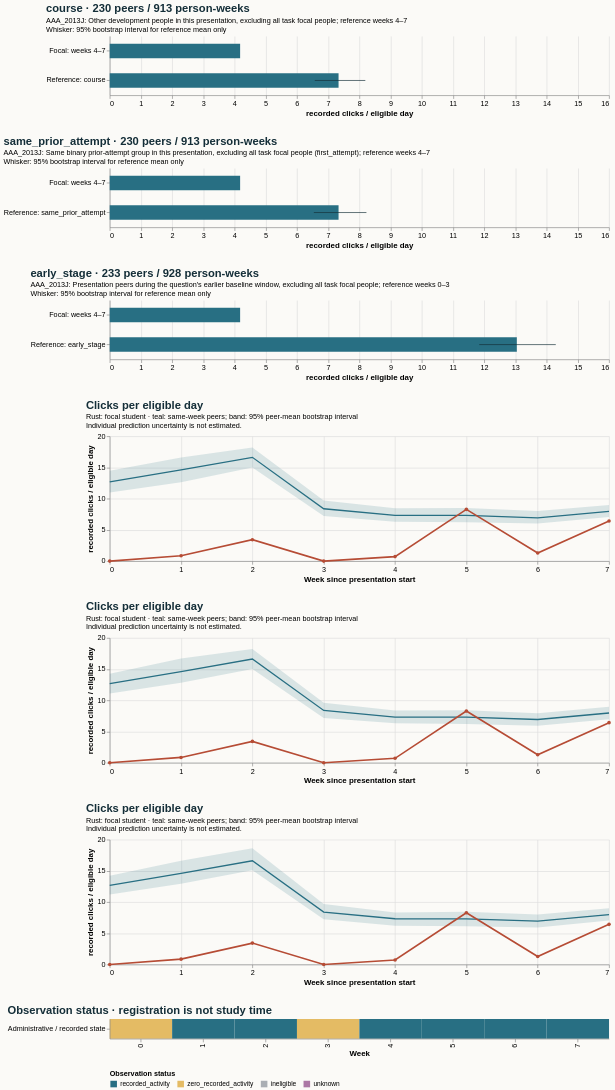

Specify this chart in Vega-Lite:
### Vega-Lite specification from a JSON file in a GitHub repository (floating-point values rounded to 4 significant figures)
{"$schema": "https://vega.github.io/schema/vega-lite/v5.20.1.json", "config": {"axis": {"labelFontSize": 11, "titleFontSize": 12}, "background": "#fbfaf7", "font": "sans-serif", "title": {"anchor": "start", "color": "#142e38", "fontSize": 17, "subtitleFontSize": 11}, "view": {"continuousHeight": 300, "continuousWidth": 300, "stroke": null}}, "datasets": {"data-2102dd7e1ed49f85640e81b8441774f9": [{"end_day": 6, "focal_value": 0.0, "peer_ci_high": 14.24, "peer_ci_low": 11.11, "peer_mean": 12.67, "peer_observations": 233, "peer_people": 233, "reference": "same_prior_attempt", "unit": "recorded clicks / eligible day", "week": 0}, {"end_day": 13, "focal_value": 0.8571, "peer_ci_high": 16.7, "peer_ci_low": 12.83, "peer_mean": 14.6, "peer_observations": 233, "peer_people": 233, "reference": "same_prior_attempt", "unit": "recorded clicks / eligible day", "week": 1}, {"end_day": 20, "focal_value": 3.429, "peer_ci_high": 18.24, "peer_ci_low": 15.03, "peer_mean": 16.62, "peer_observations": 231, "peer_people": 231, "reference": "same_prior_attempt", "unit": "recorded clicks / eligible day", "week": 2}, {"end_day": 27, "focal_value": 0.0, "peer_ci_high": 9.618, "peer_ci_low": 7.165, "peer_mean": 8.385, "peer_observations": 231, "peer_people": 231, "reference": "same_prior_attempt", "unit": "recorded clicks / eligible day", "week": 3}, {"end_day": 34, "focal_value": 0.7143, "peer_ci_high": 8.384, "peer_ci_low": 6.351, "peer_mean": 7.324, "peer_observations": 229, "peer_people": 229, "reference": "same_prior_attempt", "unit": "recorded clicks / eligible day", "week": 4}, {"end_day": 41, "focal_value": 8.286, "peer_ci_high": 8.423, "peer_ci_low": 6.208, "peer_mean": 7.312, "peer_observations": 228, "peer_people": 228, "reference": "same_prior_attempt", "unit": "recorded clicks / eligible day", "week": 5}, {"end_day": 48, "focal_value": 1.286, "peer_ci_high": 7.934, "peer_ci_low": 5.947, "peer_mean": 6.934, "peer_observations": 228, "peer_people": 228, "reference": "same_prior_attempt", "unit": "recorded clicks / eligible day", "week": 6}, {"end_day": 55, "focal_value": 6.429, "peer_ci_high": 8.974, "peer_ci_low": 6.989, "peer_mean": 7.972, "peer_observations": 228, "peer_people": 228, "reference": "same_prior_attempt", "unit": "recorded clicks / eligible day", "week": 7}], "data-6fc14a7298b001917aef565179899671": [{"end_day": 6, "focal_value": 0.0, "peer_ci_high": 14.22, "peer_ci_low": 11.2, "peer_mean": 12.67, "peer_observations": 233, "peer_people": 233, "reference": "early_stage", "unit": "recorded clicks / eligible day", "week": 0}, {"end_day": 13, "focal_value": 0.8571, "peer_ci_high": 16.62, "peer_ci_low": 12.93, "peer_mean": 14.6, "peer_observations": 233, "peer_people": 233, "reference": "early_stage", "unit": "recorded clicks / eligible day", "week": 1}, {"end_day": 20, "focal_value": 3.429, "peer_ci_high": 18.61, "peer_ci_low": 15.08, "peer_mean": 16.62, "peer_observations": 231, "peer_people": 231, "reference": "early_stage", "unit": "recorded clicks / eligible day", "week": 2}, {"end_day": 27, "focal_value": 0.0, "peer_ci_high": 9.706, "peer_ci_low": 7.251, "peer_mean": 8.385, "peer_observations": 231, "peer_people": 231, "reference": "early_stage", "unit": "recorded clicks / eligible day", "week": 3}, {"end_day": 34, "focal_value": 0.7143, "peer_ci_high": 8.318, "peer_ci_low": 6.195, "peer_mean": 7.324, "peer_observations": 229, "peer_people": 229, "reference": "early_stage", "unit": "recorded clicks / eligible day", "week": 4}, {"end_day": 41, "focal_value": 8.286, "peer_ci_high": 8.447, "peer_ci_low": 6.141, "peer_mean": 7.312, "peer_observations": 228, "peer_people": 228, "reference": "early_stage", "unit": "recorded clicks / eligible day", "week": 5}, {"end_day": 48, "focal_value": 1.286, "peer_ci_high": 8.024, "peer_ci_low": 5.942, "peer_mean": 6.934, "peer_observations": 228, "peer_people": 228, "reference": "early_stage", "unit": "recorded clicks / eligible day", "week": 6}, {"end_day": 55, "focal_value": 6.429, "peer_ci_high": 9.011, "peer_ci_low": 7.055, "peer_mean": 7.972, "peer_observations": 228, "peer_people": 228, "reference": "early_stage", "unit": "recorded clicks / eligible day", "week": 7}], "data-77c4ac4ba09cc506fead4ae76991eab2": [{"hi": null, "lo": null, "series": "Focal: weeks 4–7", "value": 4.179}, {"hi": 8.226, "lo": 6.54, "series": "Reference: same_prior_attempt", "value": 7.333}], "data-7c815198c32b4bea5a6a6fcc7d71d85b": [{"end_day": 6, "focal_value": 0.0, "peer_ci_high": 14.49, "peer_ci_low": 11.01, "peer_mean": 12.67, "peer_observations": 233, "peer_people": 233, "reference": "course", "unit": "recorded clicks / eligible day", "week": 0}, {"end_day": 13, "focal_value": 0.8571, "peer_ci_high": 16.58, "peer_ci_low": 12.65, "peer_mean": 14.6, "peer_observations": 233, "peer_people": 233, "reference": "course", "unit": "recorded clicks / eligible day", "week": 1}, {"end_day": 20, "focal_value": 3.429, "peer_ci_high": 18.21, "peer_ci_low": 15.01, "peer_mean": 16.62, "peer_observations": 231, "peer_people": 231, "reference": "course", "unit": "recorded clicks / eligible day", "week": 2}, {"end_day": 27, "focal_value": 0.0, "peer_ci_high": 9.69, "peer_ci_low": 7.225, "peer_mean": 8.385, "peer_observations": 231, "peer_people": 231, "reference": "course", "unit": "recorded clicks / eligible day", "week": 3}, {"end_day": 34, "focal_value": 0.7143, "peer_ci_high": 8.463, "peer_ci_low": 6.31, "peer_mean": 7.324, "peer_observations": 229, "peer_people": 229, "reference": "course", "unit": "recorded clicks / eligible day", "week": 4}, {"end_day": 41, "focal_value": 8.286, "peer_ci_high": 8.485, "peer_ci_low": 6.21, "peer_mean": 7.312, "peer_observations": 228, "peer_people": 228, "reference": "course", "unit": "recorded clicks / eligible day", "week": 5}, {"end_day": 48, "focal_value": 1.286, "peer_ci_high": 8.014, "peer_ci_low": 6.004, "peer_mean": 6.934, "peer_observations": 228, "peer_people": 228, "reference": "course", "unit": "recorded clicks / eligible day", "week": 6}, {"end_day": 55, "focal_value": 6.429, "peer_ci_high": 8.968, "peer_ci_low": 7.049, "peer_mean": 7.972, "peer_observations": 228, "peer_people": 228, "reference": "course", "unit": "recorded clicks / eligible day", "week": 7}], "data-c1cd9e718d169bd4b58c23ab7f730983": [{"hi": null, "lo": null, "series": "Focal: weeks 4–7", "value": 4.179}, {"hi": 8.191, "lo": 6.57, "series": "Reference: course", "value": 7.333}], "data-c944a14dd93d9de97802a17e5a562baa": [{"eligible_days": 7.0, "end_day": 6, "logging_completeness": "unknown", "observation_status": "zero_recorded_activity", "row": "Administrative / recorded state", "score_status": "withheld_release_time_unknown", "start_day": 0, "value": 0.0, "week": 0}, {"eligible_days": 7.0, "end_day": 13, "logging_completeness": "unknown", "observation_status": "recorded_activity", "row": "Administrative / recorded state", "score_status": "withheld_release_time_unknown", "start_day": 7, "value": 0.8571, "week": 1}, {"eligible_days": 7.0, "end_day": 20, "logging_completeness": "unknown", "observation_status": "recorded_activity", "row": "Administrative / recorded state", "score_status": "withheld_release_time_unknown", "start_day": 14, "value": 3.429, "week": 2}, {"eligible_days": 7.0, "end_day": 27, "logging_completeness": "unknown", "observation_status": "zero_recorded_activity", "row": "Administrative / recorded state", "score_status": "withheld_release_time_unknown", "start_day": 21, "value": 0.0, "week": 3}, {"eligible_days": 7.0, "end_day": 34, "logging_completeness": "unknown", "observation_status": "recorded_activity", "row": "Administrative / recorded state", "score_status": "withheld_release_time_unknown", "start_day": 28, "value": 0.7143, "week": 4}, {"eligible_days": 7.0, "end_day": 41, "logging_completeness": "unknown", "observation_status": "recorded_activity", "row": "Administrative / recorded state", "score_status": "withheld_release_time_unknown", "start_day": 35, "value": 8.286, "week": 5}, {"eligible_days": 7.0, "end_day": 48, "logging_completeness": "unknown", "observation_status": "recorded_activity", "row": "Administrative / recorded state", "score_status": "withheld_release_time_unknown", "start_day": 42, "value": 1.286, "week": 6}, {"eligible_days": 7.0, "end_day": 55, "logging_completeness": "unknown", "observation_status": "recorded_activity", "row": "Administrative / recorded state", "score_status": "withheld_release_time_unknown", "start_day": 49, "value": 6.429, "week": 7}], "data-da17a388eb4f531d9ed063588a4ad62a": [{"hi": null, "lo": null, "series": "Focal: weeks 4–7", "value": 4.179}, {"hi": 14.29, "lo": 11.84, "series": "Reference: early_stage", "value": 13.05}]}, "resolve": {"scale": {"color": "independent"}}, "spacing": 28, "vconcat": [{"data": {"name": "data-c1cd9e718d169bd4b58c23ab7f730983"}, "height": 90, "layer": [{"encoding": {"x": {"field": "value", "scale": {"domain": [0, 15.01], "zero": true}, "title": "recorded clicks / eligible day", "type": "quantitative"}, "y": {"field": "series", "sort": null, "title": null, "type": "nominal"}}, "mark": {"color": "#286f83", "size": 22, "type": "bar"}}, {"encoding": {"x": {"field": "lo", "type": "quantitative"}, "x2": {"field": "hi"}, "y": {"field": "series", "sort": null, "title": null, "type": "nominal"}}, "mark": {"color": "#142e38", "type": "rule"}}], "title": {"subtitle": ["AAA_2013J: Other development people in this presentation, excluding all task focal people; reference weeks 4–7", "Whisker: 95% bootstrap interval for reference mean only"], "text": "course · 230 peers / 913 person-weeks"}, "width": 760}, {"data": {"name": "data-77c4ac4ba09cc506fead4ae76991eab2"}, "height": 90, "layer": [{"encoding": {"x": {"field": "value", "scale": {"domain": [0, 15.01], "zero": true}, "title": "recorded clicks / eligible day", "type": "quantitative"}, "y": {"field": "series", "sort": null, "title": null, "type": "nominal"}}, "mark": {"color": "#286f83", "size": 22, "type": "bar"}}, {"encoding": {"x": {"field": "lo", "type": "quantitative"}, "x2": {"field": "hi"}, "y": {"field": "series", "sort": null, "title": null, "type": "nominal"}}, "mark": {"color": "#142e38", "type": "rule"}}], "title": {"subtitle": ["AAA_2013J: Same binary prior-attempt group in this presentation, excluding all task focal people (first_attempt); reference weeks 4–7", "Whisker: 95% bootstrap interval for reference mean only"], "text": "same_prior_attempt · 230 peers / 913 person-weeks"}, "width": 760}, {"data": {"name": "data-da17a388eb4f531d9ed063588a4ad62a"}, "height": 90, "layer": [{"encoding": {"x": {"field": "value", "scale": {"domain": [0, 15.01], "zero": true}, "title": "recorded clicks / eligible day", "type": "quantitative"}, "y": {"field": "series", "sort": null, "title": null, "type": "nominal"}}, "mark": {"color": "#286f83", "size": 22, "type": "bar"}}, {"encoding": {"x": {"field": "lo", "type": "quantitative"}, "x2": {"field": "hi"}, "y": {"field": "series", "sort": null, "title": null, "type": "nominal"}}, "mark": {"color": "#142e38", "type": "rule"}}], "title": {"subtitle": ["AAA_2013J: Presentation peers during the question's earlier baseline window, excluding all task focal people; reference weeks 0–3", "Whisker: 95% bootstrap interval for reference mean only"], "text": "early_stage · 233 peers / 928 person-weeks"}, "width": 760}, {"data": {"name": "data-7c815198c32b4bea5a6a6fcc7d71d85b"}, "height": 190, "layer": [{"encoding": {"x": {"axis": {"tickMinStep": 1}, "field": "week", "title": "Week since presentation start", "type": "quantitative"}, "y": {"field": "peer_ci_low", "scale": {"zero": true}, "title": "recorded clicks / eligible day", "type": "quantitative"}, "y2": {"field": "peer_ci_high"}}, "mark": {"color": "#286f83", "opacity": 0.16, "type": "area"}}, {"encoding": {"tooltip": [{"field": "week", "type": "quantitative"}, {"field": "peer_mean", "type": "quantitative"}, {"field": "peer_people", "type": "quantitative"}, {"field": "peer_observations", "type": "quantitative"}], "x": {"field": "week", "type": "quantitative"}, "y": {"field": "peer_mean", "type": "quantitative"}}, "mark": {"color": "#286f83", "strokeWidth": 2, "type": "line"}}, {"encoding": {"tooltip": [{"field": "week", "type": "quantitative"}, {"field": "focal_value", "type": "quantitative"}], "x": {"field": "week", "type": "quantitative"}, "y": {"field": "focal_value", "type": "quantitative"}}, "mark": {"color": "#b64c35", "point": {"color": "#b64c35"}, "strokeWidth": 2.5, "type": "line"}}], "title": {"subtitle": ["Rust: focal student · teal: same-week peers; band: 95% peer-mean bootstrap interval", "Individual prediction uncertainty is not estimated."], "text": "Clicks per eligible day"}, "width": 760}, {"data": {"name": "data-2102dd7e1ed49f85640e81b8441774f9"}, "height": 190, "layer": [{"encoding": {"x": {"axis": {"tickMinStep": 1}, "field": "week", "title": "Week since presentation start", "type": "quantitative"}, "y": {"field": "peer_ci_low", "scale": {"zero": true}, "title": "recorded clicks / eligible day", "type": "quantitative"}, "y2": {"field": "peer_ci_high"}}, "mark": {"color": "#286f83", "opacity": 0.16, "type": "area"}}, {"encoding": {"tooltip": [{"field": "week", "type": "quantitative"}, {"field": "peer_mean", "type": "quantitative"}, {"field": "peer_people", "type": "quantitative"}, {"field": "peer_observations", "type": "quantitative"}], "x": {"field": "week", "type": "quantitative"}, "y": {"field": "peer_mean", "type": "quantitative"}}, "mark": {"color": "#286f83", "strokeWidth": 2, "type": "line"}}, {"encoding": {"tooltip": [{"field": "week", "type": "quantitative"}, {"field": "focal_value", "type": "quantitative"}], "x": {"field": "week", "type": "quantitative"}, "y": {"field": "focal_value", "type": "quantitative"}}, "mark": {"color": "#b64c35", "point": {"color": "#b64c35"}, "strokeWidth": 2.5, "type": "line"}}], "title": {"subtitle": ["Rust: focal student · teal: same-week peers; band: 95% peer-mean bootstrap interval", "Individual prediction uncertainty is not estimated."], "text": "Clicks per eligible day"}, "width": 760}, {"data": {"name": "data-6fc14a7298b001917aef565179899671"}, "height": 190, "layer": [{"encoding": {"x": {"axis": {"tickMinStep": 1}, "field": "week", "title": "Week since presentation start", "type": "quantitative"}, "y": {"field": "peer_ci_low", "scale": {"zero": true}, "title": "recorded clicks / eligible day", "type": "quantitative"}, "y2": {"field": "peer_ci_high"}}, "mark": {"color": "#286f83", "opacity": 0.16, "type": "area"}}, {"encoding": {"tooltip": [{"field": "week", "type": "quantitative"}, {"field": "peer_mean", "type": "quantitative"}, {"field": "peer_people", "type": "quantitative"}, {"field": "peer_observations", "type": "quantitative"}], "x": {"field": "week", "type": "quantitative"}, "y": {"field": "peer_mean", "type": "quantitative"}}, "mark": {"color": "#286f83", "strokeWidth": 2, "type": "line"}}, {"encoding": {"tooltip": [{"field": "week", "type": "quantitative"}, {"field": "focal_value", "type": "quantitative"}], "x": {"field": "week", "type": "quantitative"}, "y": {"field": "focal_value", "type": "quantitative"}}, "mark": {"color": "#b64c35", "point": {"color": "#b64c35"}, "strokeWidth": 2.5, "type": "line"}}], "title": {"subtitle": ["Rust: focal student · teal: same-week peers; band: 95% peer-mean bootstrap interval", "Individual prediction uncertainty is not estimated."], "text": "Clicks per eligible day"}, "width": 760}, {"data": {"name": "data-c944a14dd93d9de97802a17e5a562baa"}, "encoding": {"color": {"field": "observation_status", "legend": {"labelLimit": 260, "orient": "bottom"}, "scale": {"domain": ["recorded_activity", "zero_recorded_activity", "ineligible", "unknown"], "range": ["#286f83", "#e4bb64", "#aaaeb3", "#ac78a5"]}, "title": "Observation status", "type": "nominal"}, "tooltip": [{"field": "week", "type": "quantitative"}, {"field": "eligible_days", "type": "quantitative"}, {"field": "observation_status", "type": "nominal"}, {"field": "logging_completeness", "type": "nominal"}], "x": {"field": "week", "title": "Week", "type": "ordinal"}, "y": {"field": "row", "title": null, "type": "nominal"}}, "height": 30, "mark": {"type": "rect"}, "title": "Observation status · registration is not study time", "width": 760}]}
